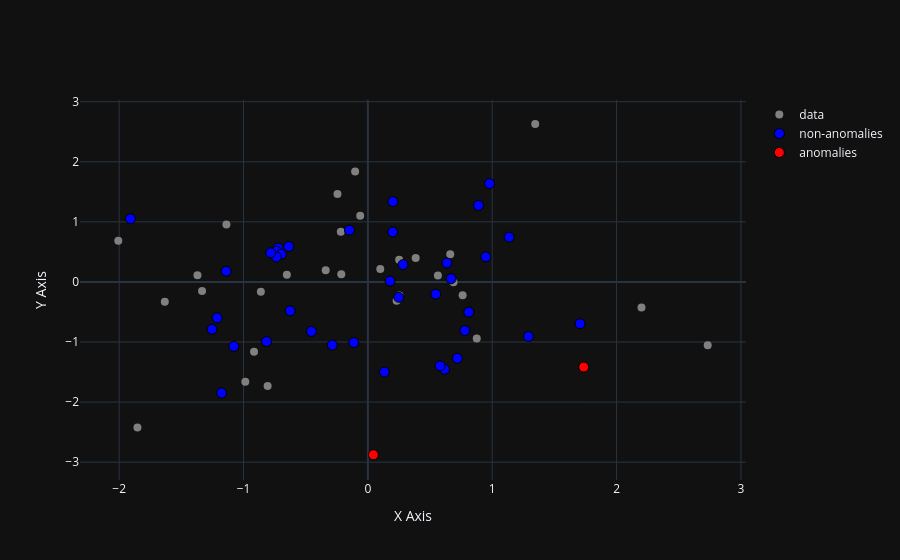

The code cell stored with this chart in its notebook:
### Markdown cell above
Plot the original data points (in gray) and the new data points by marking the anomalous ones:

### Code cell
df0 = gnnObj.take_data()

dfClassified = gnnObj.classify(dfPoints2).take_value()
dfCombined = dfPoints2.join(dfClassified)

df1 = dfCombined[dfCombined["Label"] == True]
df2 = dfCombined[dfCombined["Label"] == False]

fig = go.Figure()

# Original data points
fig.add_trace(go.Scatter(
    x=df0['X'],
    y=df0['Y'],
    mode='markers',
    marker=dict(size=8, color='gray'),
    name='data'
))

# Non-anomaly points
fig.add_trace(go.Scatter(
    x=df1['X'],
    y=df1['Y'],
    mode='markers',
    marker=dict(size=10, color='blue', line=dict(width=1, color='black')),
    name='non-anomalies'
))

# Anomaly points
fig.add_trace(go.Scatter(
    x=df2['X'],
    y=df2['Y'],
    mode='markers',
    marker=dict(size=10, color='red', line=dict(width=1, color='black')),
    name='anomalies'
))

fig.update_layout(
    template="plotly_dark",
    xaxis_title="X Axis",
    yaxis_title="Y Axis"
)

fig.show()

### Figure 1 — Plotly figure (JSON) as saved in the notebook; plotly's stock layout.template omitted (floating-point values rounded to 4 significant figures)
{"data": [{"marker": {"color": "gray", "size": 8}, "mode": "markers", "name": "data", "type": "scatter", "x": [-1.853, -0.6514, 0.5631, 0.6888, -0.2138, -1.138, 0.6625, -2.007, 0.2312, -0.8605, 2.201, -0.8063, 0.3844, 2.733, -0.9154, -0.9856, 0.8756, -0.3391, -0.2444, 0.09969, 1.346, -0.06171, 0.7621, -0.1025, -1.633, -1.333, 0.2539, 0.2517, -0.2178, -1.371], "y": [-2.421, 0.1191, 0.1073, -0.006726, 0.1299, 0.9556, 0.46, 0.6874, -0.3149, -0.1635, -0.4264, -1.734, 0.3992, -1.056, -1.163, -1.662, -0.9427, 0.1952, 1.463, 0.2173, 2.629, 1.101, -0.2213, 1.839, -0.3293, -0.1493, -0.2261, 0.3672, 0.8363, 0.1093]}, {"marker": {"color": "blue", "line": {"color": "black", "width": 1}, "size": 10}, "mode": "markers", "name": "non-anomalies", "type": "scatter", "x": [-0.722, -1.14, -1.212, 0.9786, 0.5461, -0.1483, -0.7342, -0.8151, 1.292, 0.2825, 0.2008, 0.7194, 0.2481, 0.6362, -1.177, 0.1324, -0.4541, -1.254, 0.6163, 1.706, -1.909, -0.2862, -0.1133, -0.6966, 0.6692, 0.5805, -0.736, 1.136, 0.9483, -1.079, 0.8116, -0.6365, -0.625, 0.1997, 0.8899, 0.1783, -0.7817, 0.78], "y": [0.5648, 0.1782, -0.5981, 1.638, -0.2036, 0.8615, 0.5122, -0.9926, -0.9078, 0.2879, 1.338, -1.272, -0.256, 0.3152, -1.849, -1.5, -0.8235, -0.7886, -1.453, -0.6953, 1.051, -1.05, -1.01, 0.46, 0.05274, -1.398, 0.4176, 0.7459, 0.4178, -1.073, -0.5031, 0.5902, -0.482, 0.8316, 1.274, 0.01451, 0.4837, -0.8091]}, {"marker": {"color": "red", "line": {"color": "black", "width": 1}, "size": 10}, "mode": "markers", "name": "anomalies", "type": "scatter", "x": [1.736, 0.04412], "y": [-1.418, -2.877]}], "layout": {"xaxis": {"title": {"text": "X Axis"}}, "yaxis": {"title": {"text": "Y Axis"}}}}
